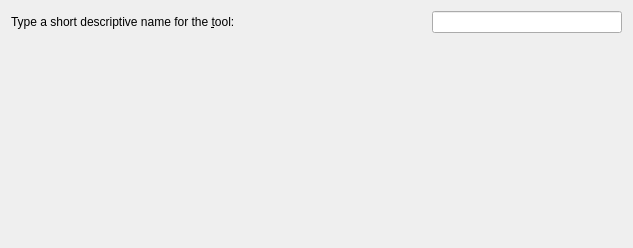
<ui version="4.0" >
 <class>NewToolWizardToolNamePage</class>
 <widget class="QWidget" name="NewToolWizardToolNamePage" >
  <property name="geometry" >
   <rect>
    <x>0</x>
    <y>0</y>
    <width>633</width>
    <height>248</height>
   </rect>
  </property>
  <layout class="QVBoxLayout" >
   <item>
    <layout class="QHBoxLayout" >
     <item>
      <widget class="QLabel" name="m_lbName" >
       <property name="text" >
        <string>Type a short descriptive name for the &amp;tool:</string>
       </property>
       <property name="wordWrap" >
        <bool>false</bool>
       </property>
       <property name="buddy" >
        <cstring>m_leName</cstring>
       </property>
      </widget>
     </item>
     <item>
      <spacer>
       <property name="orientation" >
        <enum>Qt::Horizontal</enum>
       </property>
       <property name="sizeHint" >
        <size>
         <width>40</width>
         <height>20</height>
        </size>
       </property>
      </spacer>
     </item>
     <item>
      <widget class="KLineEdit" name="m_leName" >
       <property name="sizePolicy" >
        <sizepolicy vsizetype="Fixed" hsizetype="MinimumExpanding" >
         <horstretch>0</horstretch>
         <verstretch>0</verstretch>
        </sizepolicy>
       </property>
       <property name="minimumSize" >
        <size>
         <width>100</width>
         <height>0</height>
        </size>
       </property>
       <property name="text" >
        <string/>
       </property>
      </widget>
     </item>
    </layout>
   </item>
   <item>
    <layout class="QVBoxLayout" >
     <item>
      <spacer>
       <property name="orientation" >
        <enum>Qt::Vertical</enum>
       </property>
       <property name="sizeType" >
        <enum>QSizePolicy::Expanding</enum>
       </property>
       <property name="sizeHint" >
        <size>
         <width>20</width>
         <height>70</height>
        </size>
       </property>
      </spacer>
     </item>
     <item>
      <widget class="QLabel" name="m_lbWarning" >
       <property name="text" >
        <string/>
       </property>
       <property name="wordWrap" >
        <bool>false</bool>
       </property>
      </widget>
     </item>
    </layout>
   </item>
  </layout>
 </widget>
 <customwidgets>
  <customwidget>
   <class>KLineEdit</class>
   <extends>QLineEdit</extends>
   <header>klineedit.h</header>
  </customwidget>
 </customwidgets>
 <resources/>
 <connections/>
</ui>
